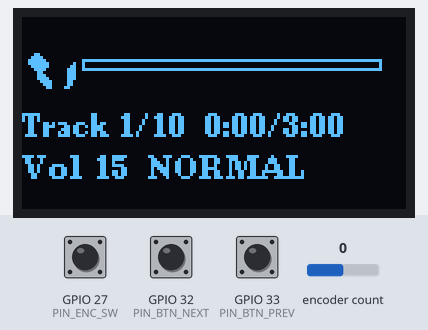
Bench run of a program on a simulated ESP32. On the bench: 128×64 one-colour display. The test bench sets the inputs (shaded band); at power-on: GPIO 27 (PIN_ENC_SW) HIGH, GPIO 32 (PIN_BTN_NEXT) HIGH, GPIO 33 (PIN_BTN_PREV) HIGH, encoder count 0. The audio player accepts every command and is not drawn; what the program prints to the serial monitor is not drawn.

Above: at 3.7 s.
3.8 s: GPIO 27 (PIN_ENC_SW) pulled LOW for 0.15 s
At 4.3 s:
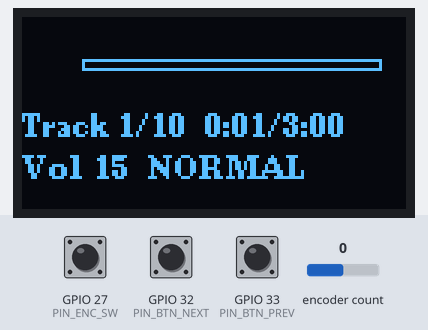
5.5 s: GPIO 32 (PIN_BTN_NEXT) pulled LOW for 0.15 s
At 6.03 s:
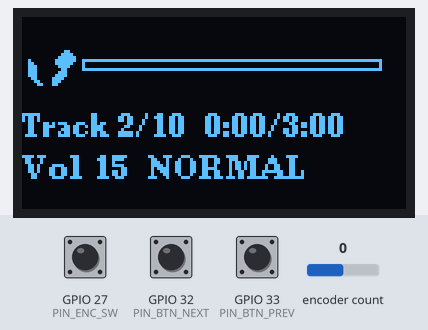
6.2 s: GPIO 27 (PIN_ENC_SW) pulled LOW for 3.2 s
At 7.53 s:
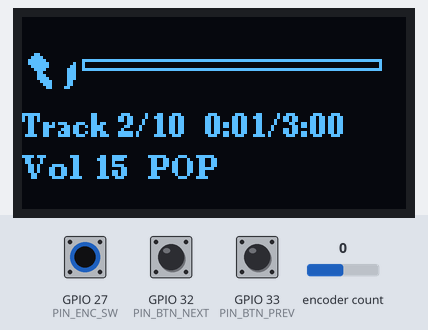
10.0 s: GPIO 27 (PIN_ENC_SW) pulled LOW for 3.2 s
At 11.44 s:
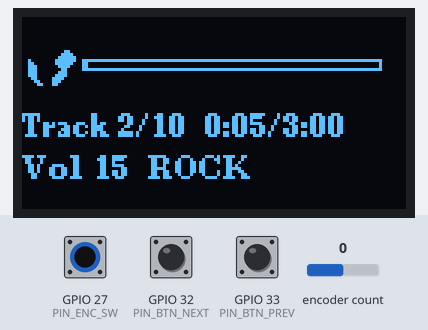
13.8 s: GPIO 33 (PIN_BTN_PREV) pulled LOW for 0.15 s
At 14.46 s:
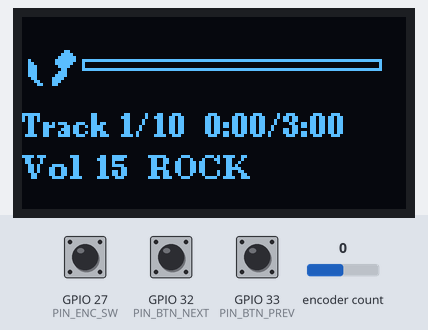
14.5 s: GPIO 27 (PIN_ENC_SW) pulled LOW for 3.2 s
At 15.94 s:
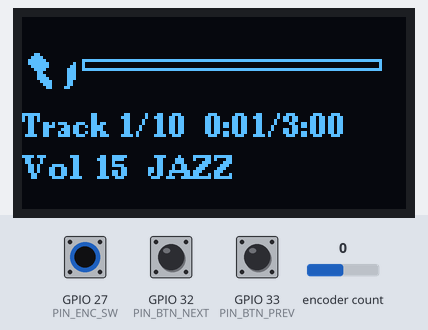
Timing chart, 0 to 17.5 s (numbered marks = the images above; inputs shaded):
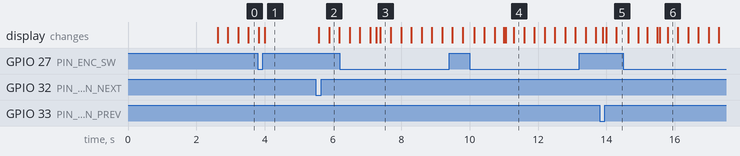

Measured:
- after the input at 3.8 s, the display: first differs from a run without the input after 0.21 s (image 1)
- after the input at 5.5 s, the display: first changes after 0.09 s (image 2 shows a later state)
- after the input at 6.2 s, the display: first differs from a run without the input after 1.1 s (image 3 shows a later state)
- after the input at 10.0 s, the display: first differs from a run without the input after 1.1 s (image 4 shows a later state)
- after the input at 13.8 s, the display: first changes after 0.09 s (image 5 shows a later state)
- after the input at 14.5 s, the display: first differs from a run without the input after 1.1 s (image 6 shows a later state)

The program:

main.cpp
```cpp
// =============================================================================
// Portable ESP32 MP3 Player
// Spec: ESP32_MP3_Player_Spec.md
//
// Hardware: ESP32 + DFPlayer Mini + SH1106 OLED + rotary encoder + 2 buttons
// All pin assignments and constants live in include/config.h.
// =============================================================================

#include <Arduino.h>
#include <Wire.h>
#include <DFRobotDFPlayerMini.h>
#include <U8g2lib.h>
#include <ESP32Encoder.h>
#include "config.h"
#include "claudeframes.h"

// =============================================================================
// Objects
// =============================================================================

DFRobotDFPlayerMini player;

// Full-buffer (F) mode keeps the entire frame in RAM so sendBuffer() does one
// I2C burst. The SH1106 driver handles its 2-pixel column offset correctly.
// U8X8_PIN_NONE = no reset pin wired.
U8G2_SH1106_128X64_NONAME_F_HW_I2C u8g2(U8G2_R0, U8X8_PIN_NONE);

ESP32Encoder encoder;

// =============================================================================
// Player state
// =============================================================================

int  currentTrack  = 1;
int  totalTracks   = 0;
int  volume        = VOL_DEFAULT;
bool isPlaying     = false;
bool displayDirty  = true;   // true = OLED needs a redraw

// Animation state
int  animationFrame = 0;
uint32_t lastAnimationMs = 0;

// Track timing state (for progress bar)
uint32_t trackStartMs = 0;
int currentTrackDuration = 0;  // seconds

// Song duration map (read from SD card or defaults)
#define MAX_TRACKS 100
int songDurations[MAX_TRACKS] = {0};  // 0 = unknown/not loaded

// EQ cycling (optional feature, long-press encoder)
const uint8_t EQ_PRESETS[]  = {
    DFPLAYER_EQ_NORMAL,
    DFPLAYER_EQ_POP,
    DFPLAYER_EQ_ROCK,
    DFPLAYER_EQ_JAZZ,
    DFPLAYER_EQ_CLASSIC,
    DFPLAYER_EQ_BASS
};
const char* EQ_NAMES[] = { "NORMAL", "POP", "ROCK", "JAZZ", "CLASSIC", "BASS" };
const int EQ_COUNT = sizeof(EQ_PRESETS);
int eqIndex = 0;

// =============================================================================
// Encoder state
// =============================================================================

long lastEncoderCount = 0;

// =============================================================================
// Button debounce helpers
// Each button tracks its last stable state and the time it last changed.
// =============================================================================

struct Button {
    uint8_t pin;
    bool    lastStable;      // last debounced state (HIGH = released)
    uint32_t lastChangeMs;   // millis() when raw state last changed
    bool     raw;            // raw reading at last sample
};

Button btnNext = { PIN_BTN_NEXT, HIGH, 0, HIGH };
Button btnPrev = { PIN_BTN_PREV, HIGH, 0, HIGH };
Button btnEnc  = { PIN_ENC_SW,   HIGH, 0, HIGH };

// Returns true on the falling edge (HIGH→LOW) after debounce.
bool buttonPressed(Button &b) {
    bool reading = digitalRead(b.pin);
    if (reading != b.raw) {
        b.raw = reading;
        b.lastChangeMs = millis();
    }
    if ((millis() - b.lastChangeMs) > DEBOUNCE_MS) {
        if (reading != b.lastStable) {
            b.lastStable = reading;
            if (reading == LOW) return true;   // falling edge = press
        }
    }
    return false;
}

// =============================================================================
// Encoder long-press detection
// =============================================================================

uint32_t encPressStartMs  = 0;
bool     encLongPressArmed = false;   // becomes false once the long-press fires

// =============================================================================
// Utility helpers
// =============================================================================

// Format seconds to MM:SS string
void formatTime(int seconds, char* buffer, int buflen) {
    int minutes = seconds / 60;
    int secs = seconds % 60;
    snprintf(buffer, buflen, "%d:%02d", minutes, secs);
}

// Get file size in bytes from SD card for current track
// DFPlayer limitation: we estimate via file count; actual file size requires
// direct SD card access which is complex. For 128kbps MP3, duration ≈ filesize / 16000
// Fallback: use 180 seconds if we can't determine
int estimateDurationFromFileSize(int trackNumber) {
    // For now, estimate based on typical MP3 duration (180s = 3 min default)
    // TODO: If you have a way to read file size from SD card, implement here
    // Duration = fileSize / 16000 (for 128kbps MP3)
    return 180;  // Default estimate
}

// Get duration for a track (from config or estimate)
int getTrackDuration(int trackNumber) {
    if (trackNumber < 1 || trackNumber > MAX_TRACKS) return 180;
    if (songDurations[trackNumber - 1] > 0) {
        return songDurations[trackNumber - 1];  // Use loaded duration
    }
    return estimateDurationFromFileSize(trackNumber);  // Estimate fallback
}

// =============================================================================
// Display helpers
// =============================================================================

void updateDisplay() {
    u8g2.clearBuffer();
    u8g2.setFont(u8g2_font_ncenB08_tr);

    // --- Row 1: Claude animation + progress bar ---
    if (isPlaying) {
        // Draw Claude running character
        u8g2.drawBitmap(2, 10, 2, 16, CLAUDE_FRAMES[animationFrame]);
    }

    // Draw progress bar background
    u8g2.drawFrame(20, 14, 100, 4);

    // Draw progress bar fill
    if (currentTrackDuration > 0) {
        uint32_t elapsedMs = millis() - trackStartMs;
        int elapsedSecs = elapsedMs / 1000;
        int progress = (elapsedSecs * 100) / currentTrackDuration;
        if (progress > 100) progress = 100;
        if (progress < 0) progress = 0;

        int barWidth = (progress * 98) / 100;  // 98 to fit in 100-wide frame
        if (barWidth > 0) {
            u8g2.drawBox(21, 15, barWidth, 2);
        }
    }

    // --- Row 2: Track info + time display ---
    char line2[48];
    char timeStr[16];
    if (currentTrackDuration > 0) {
        uint32_t elapsedMs = millis() - trackStartMs;
        int elapsedSecs = elapsedMs / 1000;
        if (elapsedSecs > currentTrackDuration) {
            elapsedSecs = currentTrackDuration;
        }
        formatTime(elapsedSecs, timeStr, sizeof(timeStr));
        char durationStr[16];
        formatTime(currentTrackDuration, durationStr, sizeof(durationStr));
        snprintf(line2, sizeof(line2), "Track %d/%d  %s/%s",
                 currentTrack, totalTracks, timeStr, durationStr);
    } else {
        snprintf(line2, sizeof(line2), "Track %d/%d", currentTrack, totalTracks);
    }
    u8g2.drawStr(0, 40, line2);

    // --- Row 3: Volume + EQ ---
    char line3[32];
    snprintf(line3, sizeof(line3), "Vol %d  %s", volume, EQ_NAMES[eqIndex]);
    u8g2.drawStr(0, 54, line3);

    u8g2.sendBuffer();
    displayDirty = false;
}

void showSplash() {
    u8g2.clearBuffer();
    u8g2.setFont(u8g2_font_ncenB08_tr);
    u8g2.drawStr(0, 20, "ESP32 MP3 Player");
    u8g2.drawStr(0, 38, "Initializing...");
    u8g2.sendBuffer();
}

// =============================================================================
// DFPlayer init with retry
// =============================================================================

void initDFPlayer() {
    Serial.println("Waiting for DFPlayer boot...");
    delay(DFPLAYER_BOOT_DELAY_MS);   // DFPlayer needs ~2s to mount SD card (spec §11 gotcha 4)

    for (int attempt = 1; attempt <= DFPLAYER_INIT_RETRIES; attempt++) {
        Serial.printf("DFPlayer init attempt %d/%d\n", attempt, DFPLAYER_INIT_RETRIES);
        if (player.begin(Serial2)) {
            Serial.println("DFPlayer OK");
            return;
        }
        Serial.println("DFPlayer init failed, retrying...");
        delay(500);
    }
    Serial.println("ERROR: DFPlayer init failed after all retries. Check wiring and SD card.");
    // Continue rather than hang — display will still work and we can debug over serial.
}

// =============================================================================
// Track navigation helpers
// =============================================================================

void playTrack(int track) {
    player.playMp3Folder(track);
    currentTrack = track;
    isPlaying = true;
    trackStartMs = millis();  // Reset timer for this track
    currentTrackDuration = getTrackDuration(track);
    animationFrame = 0;  // Reset animation
    displayDirty = true;
    Serial.printf("Playing track %d / %d (duration: %d sec)\n", currentTrack, totalTracks, currentTrackDuration);
}

void nextTrack() {
    int next = (currentTrack % totalTracks) + 1;   // wrap last → 1
    playTrack(next);
}

void prevTrack() {
    int prev = (currentTrack - 2 + totalTracks) % totalTracks + 1;   // wrap 1 → last
    playTrack(prev);
}

// =============================================================================
// Song duration loading
// =============================================================================

void loadSongDurations() {
    // Initialize with defaults (180 seconds each)
    for (int i = 0; i < MAX_TRACKS; i++) {
        songDurations[i] = 180;
    }

    // TODO: If SD card reader is available, load from /songconfig.txt
    // Format: one track per line, "tracknum,duration_seconds"
    // Example:
    // 1,240
    // 2,186
    // 3,320
    //
    // For now, using 180s default. User can manually populate songDurations[]
    // by adding estimated durations based on their MP3 bitrates.

    Serial.println("Song durations initialized (using defaults)");
}

// =============================================================================
// setup()
// =============================================================================

void setup() {
    // --- Debug serial ---
    Serial.begin(115200);
    Serial.println("=== ESP32 MP3 Player starting ===");

    // --- DFPlayer UART (Serial2, RX=16, TX=17) ---
    // GPIO 17 must have a 1kΩ series resistor to DFPlayer RX (spec §11 gotcha 3)
    Serial2.begin(9600, SERIAL_8N1, PIN_DFPLAYER_RX, PIN_DFPLAYER_TX);

    // --- DFPlayer BUSY pin ---
    pinMode(PIN_DFPLAYER_BUSY, INPUT);

    // --- I2C + OLED ---
    Wire.begin(PIN_OLED_SDA, PIN_OLED_SCL);
    u8g2.begin();
    showSplash();

    // --- Encoder ---
    // Use internal weak pull-ups so no external resistors are needed on CLK/DT
    ESP32Encoder::useInternalWeakPullResistors = puType::up;
    encoder.attachHalfQuad(PIN_ENC_CLK, PIN_ENC_DT);
    encoder.clearCount();
    lastEncoderCount = 0;

    // --- Buttons (INPUT_PULLUP; pressed = LOW) ---
    pinMode(PIN_ENC_SW,   INPUT_PULLUP);
    pinMode(PIN_BTN_NEXT, INPUT_PULLUP);
    pinMode(PIN_BTN_PREV, INPUT_PULLUP);

    // --- DFPlayer init ---
    initDFPlayer();

    totalTracks = player.readFileCounts();
    Serial.printf("SD card has %d tracks\n", totalTracks);
    if (totalTracks <= 0) {
        Serial.println("WARNING: readFileCounts() returned 0. Check SD card.");
        totalTracks = 1;   // prevent division-by-zero in wrap math
    }

    loadSongDurations();

    player.volume(VOL_DEFAULT);
    player.EQ(EQ_PRESETS[eqIndex]);

    // Start playback of the first track automatically
    playTrack(1);

    Serial.println("Setup complete.");
}

// =============================================================================
// loop()
// =============================================================================

void loop() {

    // -------------------------------------------------------------------------
    // 1. Encoder rotation → volume
    // -------------------------------------------------------------------------
    long count = encoder.getCount();
    long delta = count - lastEncoderCount;
    if (delta != 0) {
        lastEncoderCount = count;
        volume += (int)delta;
        if (volume > VOL_MAX) volume = VOL_MAX;
        if (volume < VOL_MIN) volume = VOL_MIN;
        player.volume(volume);
        Serial.printf("Volume: %d\n", volume);
        displayDirty = true;
    }

    // -------------------------------------------------------------------------
    // 2. Encoder push → play/pause (short press) or EQ cycle (long press ≥1s)
    // -------------------------------------------------------------------------
    {
        bool reading = digitalRead(PIN_ENC_SW);

        // Track raw state for debounce
        if (reading != btnEnc.raw) {
            btnEnc.raw = reading;
            btnEnc.lastChangeMs = millis();
        }

        if ((millis() - btnEnc.lastChangeMs) > DEBOUNCE_MS) {
            if (reading != btnEnc.lastStable) {
                btnEnc.lastStable = reading;

                if (reading == LOW) {
                    // Button just pressed — start timing for long-press
                    encPressStartMs   = millis();
                    encLongPressArmed = true;
                } else {
                    // Button just released
                    if (encLongPressArmed) {
                        // Short press: toggle play/pause
                        if (isPlaying) {
                            player.pause();
                            isPlaying = false;
                            Serial.println("Paused");
                        } else {
                            player.start();
                            isPlaying = true;
                            Serial.println("Resumed");
                        }
                        displayDirty = true;
                    }
                    encLongPressArmed = false;
                }
            }
        }

        // Long-press detection while button is still held
        if (encLongPressArmed && reading == LOW &&
            (millis() - encPressStartMs) >= LONG_PRESS_MS) {
            encLongPressArmed = false;   // fire once per hold
            eqIndex = (eqIndex + 1) % EQ_COUNT;
            player.EQ(EQ_PRESETS[eqIndex]);
            Serial.printf("EQ: %s\n", EQ_NAMES[eqIndex]);
            displayDirty = true;
        }
    }

    // -------------------------------------------------------------------------
    // 3. Next / Prev buttons → track navigation (with wrap)
    // -------------------------------------------------------------------------
    if (buttonPressed(btnNext)) {
        Serial.println("Next track");
        nextTrack();
    }
    if (buttonPressed(btnPrev)) {
        Serial.println("Prev track");
        prevTrack();
    }

    // -------------------------------------------------------------------------
    // 4. Auto-advance: detect track end via DFPlayer event OR BUSY pin
    // -------------------------------------------------------------------------

    // Method A: parse DFPlayer serial events (preferred)
    if (player.available()) {
        uint8_t type  = player.readType();
        int     value = player.read();
        if (type == DFPlayerPlayFinished) {
            Serial.printf("Track %d finished\n", value);
            nextTrack();
        }
    }

    // Method B: BUSY pin fallback — only use if event method misses endings.
    // BUSY is LOW while playing; we look for a LOW→HIGH edge after isPlaying was set.
    // Uncomment if needed:
    //
    // static bool lastBusy = LOW;
    // bool busyNow = digitalRead(PIN_DFPLAYER_BUSY);
    // if (lastBusy == LOW && busyNow == HIGH && isPlaying) {
    //     Serial.println("BUSY pin: track ended");
    //     nextTrack();
    // }
    // lastBusy = busyNow;

    // -------------------------------------------------------------------------
    // 5. Animation frame cycling (while playing)
    // -------------------------------------------------------------------------
    if (isPlaying) {
        uint32_t now = millis();
        if (now - lastAnimationMs >= ANIMATION_SPEED_MS) {
            lastAnimationMs = now;
            animationFrame = (animationFrame + 1) % CLAUDE_FRAME_COUNT;
            displayDirty = true;
        }
    }

    // -------------------------------------------------------------------------
    // 6. Redraw OLED only when something changed
    // -------------------------------------------------------------------------
    if (displayDirty) {
        updateDisplay();
    }
}
```

claudeframes.h
```cpp
#pragma once

// 16x16 Claude-Pikachu running animation frames
// U8g2 bitmap format: column-major, LSB at top
// Each frame: 16 columns × 2 bytes per column = 32 bytes

// Frame 0: Running, right leg forward
const unsigned char CLAUDE_FRAME_0[32] = {
    0x00, 0x00,  // Col 0
    0x00, 0x00,  // Col 1
    0x00, 0x0C,  // Col 2 - ears
    0x00, 0x1E,  // Col 3
    0x00, 0x3F,  // Col 4 - head
    0x80, 0x7F,  // Col 5
    0xC0, 0x7E,  // Col 6
    0xE0, 0x3C,  // Col 7 - ears & head
    0xE0, 0x18,  // Col 8 - face
    0xE0, 0x38,  // Col 9
    0xE0, 0x78,  // Col 10 - body
    0x60, 0xF0,  // Col 11
    0x60, 0xE0,  // Col 12 - legs right forward
    0x30, 0xC0,  // Col 13
    0x00, 0x00,  // Col 14
    0x00, 0x00   // Col 15
};

// Frame 1: Running, left leg forward (mirror pose)
const unsigned char CLAUDE_FRAME_1[32] = {
    0x00, 0x00,  // Col 0
    0x00, 0x00,  // Col 1
    0x30, 0x00,  // Col 2 - ears
    0x78, 0x00,  // Col 3
    0xFC, 0x00,  // Col 4 - head
    0xFE, 0x01,  // Col 5
    0x7E, 0x03,  // Col 6
    0x3C, 0x07,  // Col 7 - ears & head
    0x18, 0x07,  // Col 8 - face
    0x1C, 0x07,  // Col 9
    0x1E, 0x07,  // Col 10 - body
    0x0F, 0x06,  // Col 11
    0x07, 0x06,  // Col 12 - legs left forward
    0x03, 0x0C,  // Col 13
    0x00, 0x00,  // Col 14
    0x00, 0x00   // Col 15
};

// Frame 2: Mid-run (neutral stance)
const unsigned char CLAUDE_FRAME_2[32] = {
    0x00, 0x00,  // Col 0
    0x00, 0x0C,  // Col 1 - ears
    0x00, 0x1E,  // Col 2
    0x00, 0x3F,  // Col 3 - head
    0x80, 0x7F,  // Col 4
    0xC0, 0x7E,  // Col 5
    0xE0, 0x3C,  // Col 6 - face
    0xE0, 0x18,  // Col 7
    0xE0, 0x38,  // Col 8 - body
    0xE0, 0x78,  // Col 9
    0x60, 0xF0,  // Col 10 - legs
    0x30, 0xE0,  // Col 11
    0x18, 0xC0,  // Col 12 - stance
    0x00, 0x00,  // Col 13
    0x00, 0x00,  // Col 14
    0x00, 0x00   // Col 15
};

const unsigned char* CLAUDE_FRAMES[] = {
    CLAUDE_FRAME_0,
    CLAUDE_FRAME_1,
    CLAUDE_FRAME_2
};

const int CLAUDE_FRAME_COUNT = 3;
```

Source omitted: config.h (2114 bytes)
